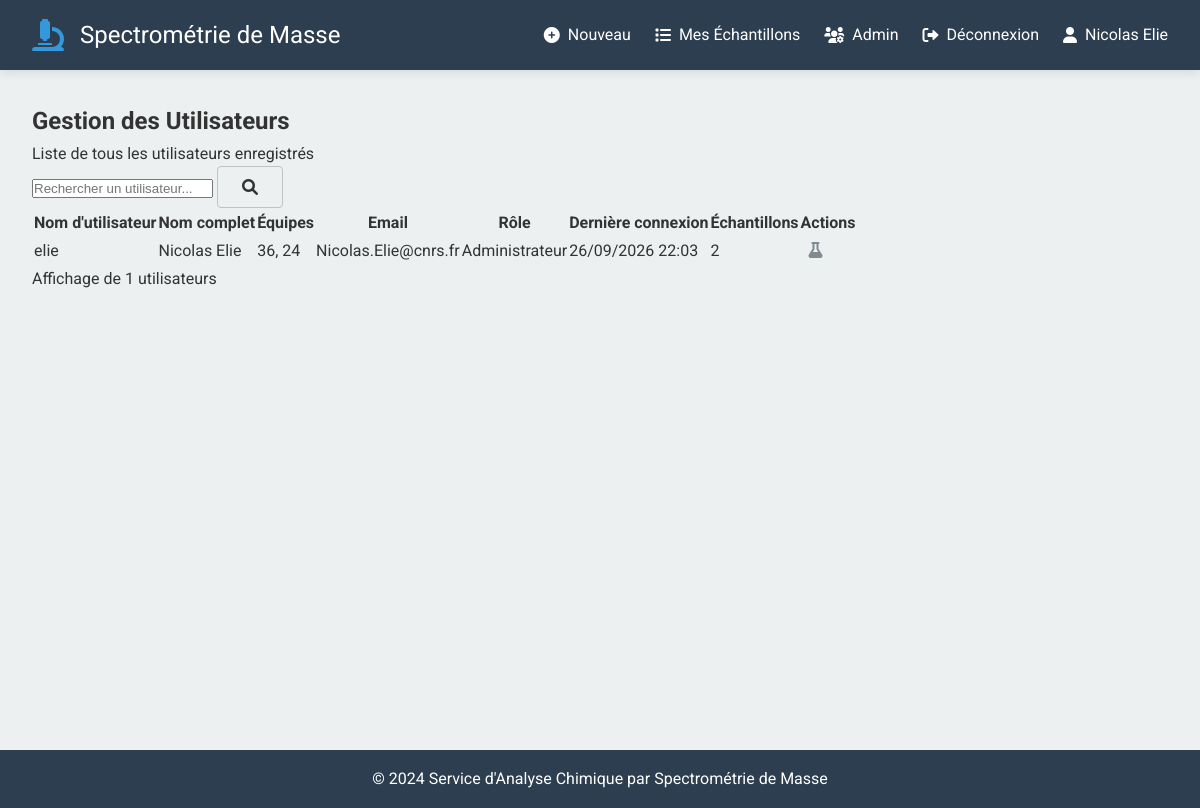
Before: /admin/users (signed in) with the older database file.
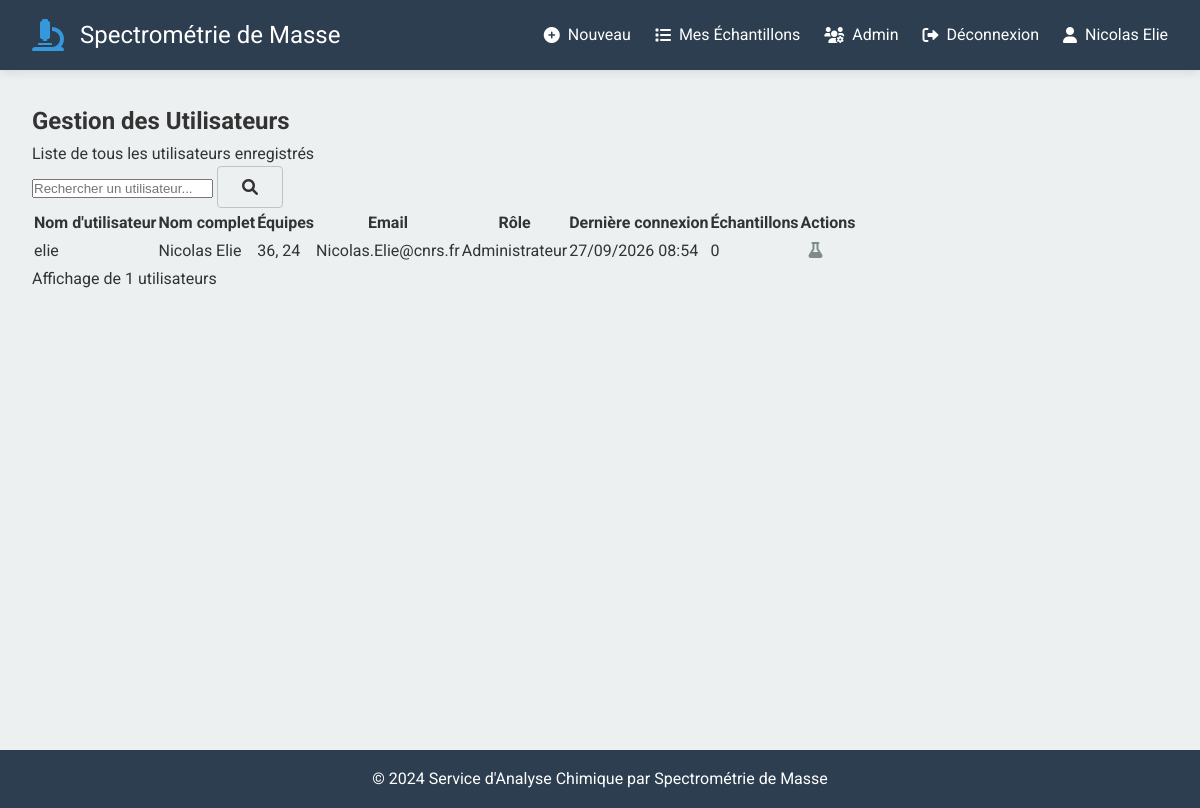
After: the same page with the newer database file.
### app/models.py (models this page shows, shortened)
class User(db.Model, UserMixin):
    id = db.Column(db.Integer, primary_key=True)
    username = db.Column(db.String(80), unique=True, nullable=False)
    email = db.Column(db.String(120), unique=True, nullable=False)
    full_name = db.Column(db.String(200), nullable=True)
    teams = db.Column(db.String(100), nullable=True)
    last_team_used = db.Column(db.String(5), nullable=True)
    is_admin = db.Column(db.Boolean, default=False)
    ldap_dn = db.Column(db.String(500), nullable=True)
    last_login = db.Column(db.DateTime, nullable=True)
    created_at = db.Column(db.DateTime, default=datetime.utcnow)
    samples = db.relationship('Sample', backref='user', lazy=True)

### app/routes/admin_routes.py (the view)
@admin_bp.route('/users')
@login_required
def all_users():
    users = User.query.order_by(User.username).all()
    return render_template('admin/users.html', users=users, user=current_user)

### app/routes/admin_routes.py (called while the page is built)
@admin_bp.before_request
def require_admin():
    if not current_user.is_authenticated or not current_user.is_admin:
        flash('Accès réservé aux administrateurs.', 'danger')
        return redirect(url_for('main.index'))

### app/routes/auth_routes.py (called while the page is built)
@login_manager.user_loader
def load_user(user_id):
    return User.query.get(int(user_id))

### templates/admin/users.html (shortened to what this page needs)
{% extends "base.html" %}
{% block content %}
<div class="admin-users-container">
    <div class="admin-users-header">
        <h2>Gestion des Utilisateurs</h2>
        <p>Liste de tous les utilisateurs enregistrés</p>
    </div>
    <div class="admin-users-filter">
        <form method="GET" action="" class="filter-form">
            <div class="filter-group">
                <input type="text" name="search" placeholder="Rechercher un utilisateur..."
                       value="{{ request.args.get('search', '') }}">
                <button type="submit" class="btn btn-secondary">
                    <i class="fas fa-search"></i>
                </button>
            </div>
        </form>
    </div>
    {% if users %}
    <div class="admin-users-table-container">
        <table class="users-table">
            <thead>
                <tr>
                    <th>Nom d'utilisateur</th>
                    <th>Nom complet</th>
                    <th>Équipes</th>
                    <th>Email</th>
                    <th>Rôle</th>
                    <th>Dernière connexion</th>
                    <th>Échantillons</th>
                    <th>Actions</th>
                </tr>
            </thead>
            <tbody>
                {% for user in users %}
                <tr>
                    <td>{{ user.username }}</td>
                    <td>{{ user.full_name }}</td>
                    <td>{{ user.teams }}</td>
                    <td>{{ user.email }}</td>
                    <td>
                        {% if user.is_admin %}
                            <span class="admin-badge">Administrateur</span>
                        {% else %}
                            <span class="user-badge">Utilisateur</span>
                        {% endif %}
                    </td>
                    <td>
                        {% if user.last_login %}
                            {{ user.last_login.strftime('%d/%m/%Y %H:%M') }}
                        {% else %}
                            Jamais
                        {% endif %}
                    </td>
                    <td>{{ user.samples|length }}</td>
                    <td>
                        <a href="{{ url_for('admin.all_samples') }}?user={{ user.id }}" class="btn-icon" title="Voir les échantillons">
                            <i class="fas fa-flask"></i>
                        </a>
                    </td>
                </tr>
                {% endfor %}
            </tbody>
        </table>
    </div>
    <div class="pagination-info">
        <p>Affichage de {{ users|length }} utilisateurs</p>
    </div>
    {% else %}
    <div class="no-users">
        <i class="fas fa-users"></i>
        <h3>Aucun utilisateur trouvé</h3>
        <p>Aucun utilisateur ne correspond à vos critères de recherche.</p>
    </div>
    {% endif %}
</div>
{% endblock %}

### templates/base.html (shortened to what this page needs)
<!DOCTYPE html>
<html lang="fr">
<head>
    <link rel="stylesheet" href="{{ url_for('static', filename='css/style.css') }}">
    <link rel="stylesheet" href="https://cdnjs.cloudflare.com/ajax/libs/font-awesome/6.0.0/css/all.min.css">
</head>
<body>
    <header class="header">
        <div class="header-content">
            <div class="logo">
					<i class="fas fa-microscope"></i>
					<h1><a href="{{ url_for('main.index') }}" class="nav-link">Spectrométrie de Masse</a></h1>
            </div>
            <nav class="nav">
                {% if current_user.is_authenticated %}
                    <a href="{{ url_for('main.form') }}" class="nav-link">
                        <i class="fas fa-plus-circle"></i> Nouveau
                    </a>
                    <a href="{{ url_for('main.user_samples') }}" class="nav-link">
                        <i class="fas fa-list"></i> Mes Échantillons
                    </a>
                    {% if current_user.is_admin %}
                        <a href="{{ url_for('admin.dashboard') }}" class="nav-link admin-link">
                            <i class="fas fa-users-cog"></i> Admin
                        </a>
                    {% endif %}
                    <a href="{{ url_for('auth.logout') }}" class="nav-link logout-link">
                        <i class="fas fa-sign-out-alt"></i> Déconnexion
                    </a>
                    <div class="user-info">
                        <i class="fas fa-user"></i>
                        <span>{{ current_user.full_name }}</span>
                    </div>
                {% else %}
                    <a href="{{ url_for('auth.login') }}" class="nav-link login-link">
                        <i class="fas fa-sign-in-alt"></i> Connexion
                    </a>
                {% endif %}
            </nav>
        </div>
    </header>
    <main class="main-content">
        {% block content %}{% endblock %}
    </main>
    <footer class="footer">
        <div class="footer-content">
            <p>&copy; 2024 Service d'Analyse Chimique par Spectrométrie de Masse</p>
        </div>
    </footer>
</body>
</html>

Changed rows visible on the page:
changed User "elie": last_login "26/09/2026 22:03" → "27/09/2026 08:54"; samples|length "2" → "0"
